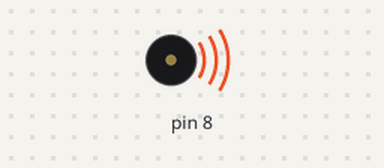
A sketch run on a simulated Arduino Uno, built with avr-gcc and run on an emulated ATmega328P. Parts: buzzer (waves = sounding).

Above: at 0.12 s.
At 2.31 s:
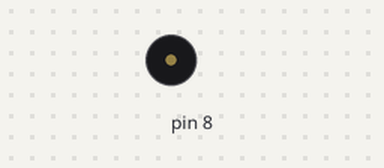
Timing chart, 0 to 3.0 s (numbered marks = the images above):
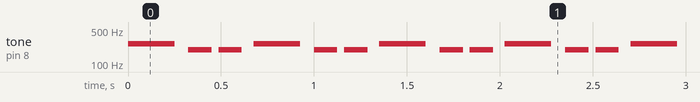

The sketch:

Warning_Tone.ino
```cpp
//#include "pitches.h"

#define NOTE_C4  262
#define NOTE_G3  196
#define NOTE_A3  220
#define NOTE_B3  247

int melody[] = {
  NOTE_C4, NOTE_G3, NOTE_G3, NOTE_A3, NOTE_G3, 0, NOTE_B3, NOTE_C4
};

// note durations: 4 = quarter note, 8 = eighth note, etc.:
int noteDurations[] = {
  //4, 8, 8, 4, 4, 4, 4, 4
  4,8,8
};

void setup() {
}

void loop() {
  play();
}

void play(){ //Tone
  for (int thisNote = 0; thisNote < 8; thisNote++) {
    int noteDuration = 1000 / noteDurations[thisNote];
    tone(8, melody[thisNote], noteDuration);

    int pauseBetweenNotes = noteDuration * 1.30;
    delay(pauseBetweenNotes);
    noTone(8);
  }
}
```

Measured:
- by itself, tone on pin 8: repeats every 0.68 s: silent 0.08 s, 196 Hz 0.13 s, silent 0.04 s, 196 Hz 0.13 s, silent 0.06 s, 262 Hz 0.25 s
